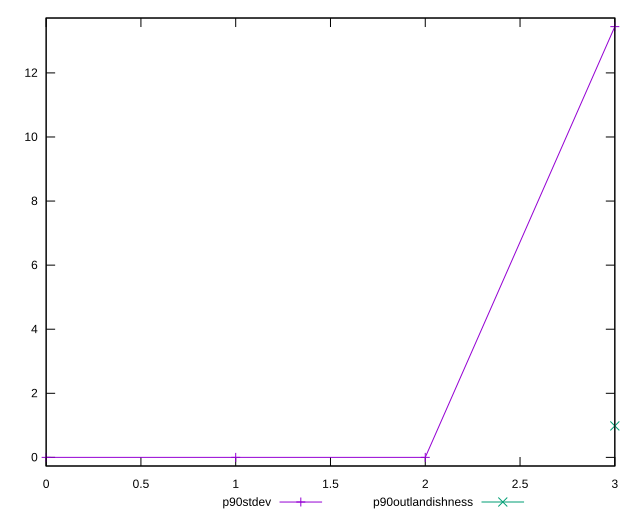

This figure's gnuplot source:
reset

$p90Stdev <<EOF
0 0
1 0
2 0
3 13.444422256623584
EOF

$p90Outlandishness <<EOF
3 0.981946137180498
EOF

set key outside below
set xrange [0:3]
set yrange [-0.2688884451324717:13.713310701756056]
set trange [-0.2688884451324717:13.713310701756056]
set terminal svg size 640, 520 enhanced background rgb 'white'
set output "reports/report_00030_2021-02-24T20-42-31.540Z/render-blocking-resources/progression/stddev.svg"

plot $p90Stdev title "p90stdev" with linespoints, \
     $p90Outlandishness title "p90outlandishness" with linespoints

reset
